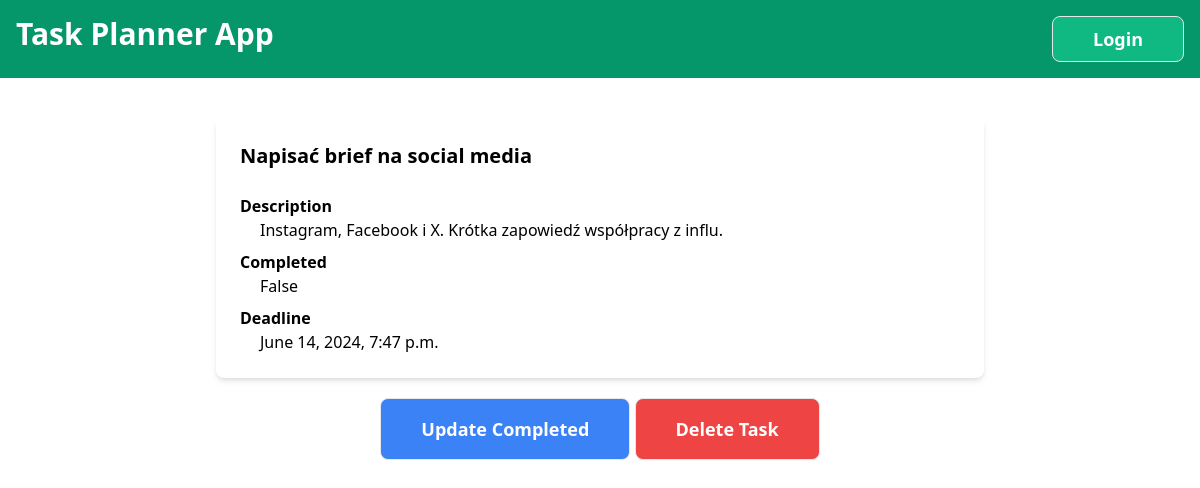
/1/1, run on the app's committed database.
### tasks_app/models.py (models this page shows)
class TaskItem(models.Model):
    task_list   = models.ForeignKey(TaskList, on_delete=models.CASCADE)
    name        = models.CharField(max_length=100, blank=False)
    description = models.CharField(max_length=100)
    complete    = models.BooleanField(default=False)
    due_date    = models.DateTimeField()

### tasks_app/views.py (the view)
# urls.py: path('<int:id>/<int:id_2>', views.task_details, name="task_details"),
def task_details(request,id,id_2):
    task_list = TaskList.objects.get(id=id)
    task = TaskItem.objects.get(id=id_2)
    return render(request, 'task_details.html', {"task":task})

### templates/task_details.html
{% extends "base.html" %}
{% block content %}
<div class="text-left max-w-3xl mx-auto bg-white p-6 rounded-lg shadow-md flex flex-col">
    <div class="mb-4 text-xl font-semibold">{{task.name}}</div>
    <label class="mt-2 font-semibold">Description</label>
    <div class="ml-5">{{ task.description }}</div>
    <label class="mt-2 font-semibold">Completed</label>
    <div class="ml-5">{{ task.complete}}</div>
    <label class="mt-2 font-semibold">Deadline</label>
    <div class="ml-5">{{task.due_date}}</div>
</div>
<button class="bg-blue-500 mx-auto text-lg text-white font-semibold mt-5 p-4 px-10 border rounded-lg transition-transform transform hover:bg-blue-700">
    <a href='./{{task.id}}/update_task'>Update Completed</a>
</button>
<button class="bg-red-500 mx-auto text-lg text-white font-semibold mt-5 p-4 px-10 border rounded-lg transition-transform transform hover:bg-red-700">
    <a href='./{{task.id}}/delete_task'>Delete Task</a>
</button>
{% endblock %}

### data on the page
TaskItem: name "Napisać brief na social media", description "Instagram, Facebook i X. Krótka zapowiedź współpracy z influ.", complete "False", due_date "June 14, 2024, 7:47 p.m."
